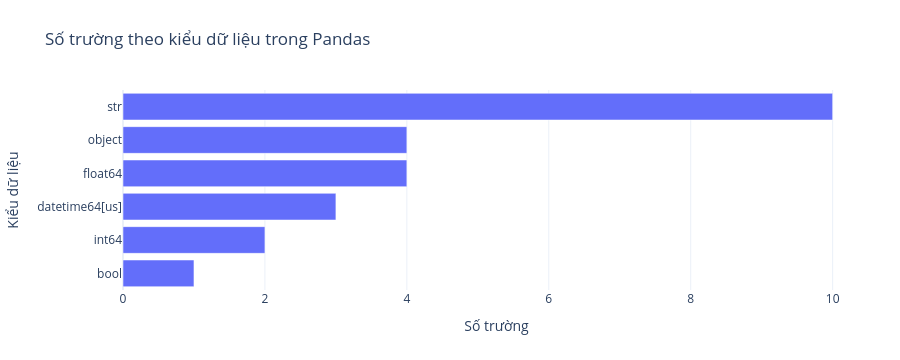

Notebook code for this chart:
### Code cell
# Summarize runtime Pandas data types without claiming a database schema audit.
dtype_summary = counts(df_latest.dtypes.astype(str), 'data_type')
fig = bar(
    dtype_summary, 'data_type', 'count', 'Số trường theo kiểu dữ liệu trong Pandas',
    labels={'data_type': 'Kiểu dữ liệu', 'count': 'Số trường'},
)
finding(f"Snapshot có **{N_ROWS:,} listings**, **{source.nunique()} sources**; "
        f"nguồn lớn nhất là **{source_summary.iloc[0]['source']}** "
        f"({source_summary.iloc[0]['percent']:.2f}%).",
        'Mọi denominator bên dưới lấy từ snapshot này; dtype chart phản ánh Pandas representation.')

### Figure 1 — Plotly figure (JSON) as saved in the notebook; plotly's stock layout.template omitted (floating-point values rounded to 4 significant figures)
{"data": [{"alignmentgroup": "True", "customdata": [[41.67], [16.67], [16.67], [12.5], [8.333], [4.167]], "hovertemplate": "Số trường=%{x}<br>Kiểu dữ liệu=%{y}<br>percent=%{customdata[0]}<extra></extra>", "legendgroup": "", "marker": {"color": "#636efa", "pattern": {"shape": ""}}, "name": "", "offsetgroup": "", "orientation": "h", "showlegend": false, "textposition": "auto", "type": "bar", "x": [10, 4, 4, 3, 2, 1], "xaxis": "x", "y": ["str", "float64", "object", "datetime64[us]", "int64", "bool"], "yaxis": "y"}], "layout": {"height": 360, "legend": {"tracegroupgap": 0}, "margin": {"b": 70, "l": 30, "r": 30, "t": 90}, "title": {"text": "Số trường theo kiểu dữ liệu trong Pandas"}, "xaxis": {"anchor": "y", "domain": [0, 1], "title": {"text": "Số trường"}}, "yaxis": {"anchor": "x", "categoryorder": "total ascending", "domain": [0, 1], "title": {"text": "Kiểu dữ liệu"}}}}
